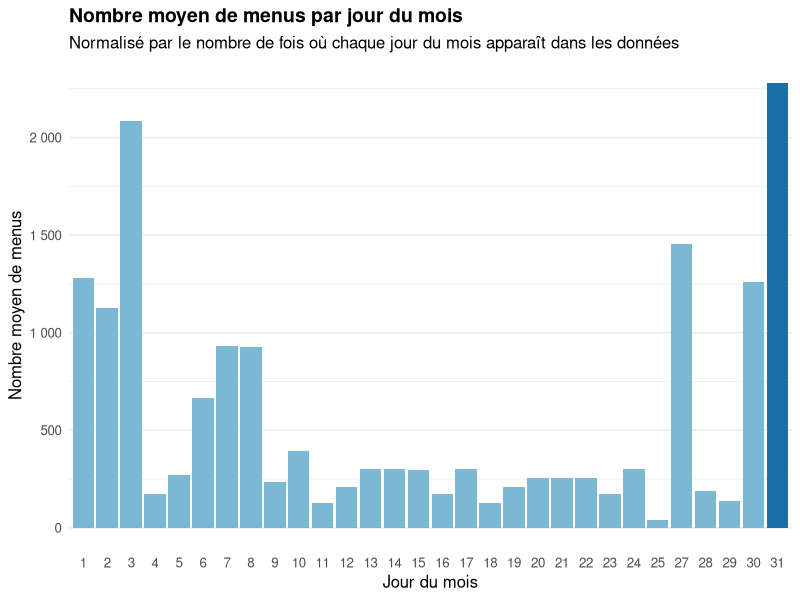
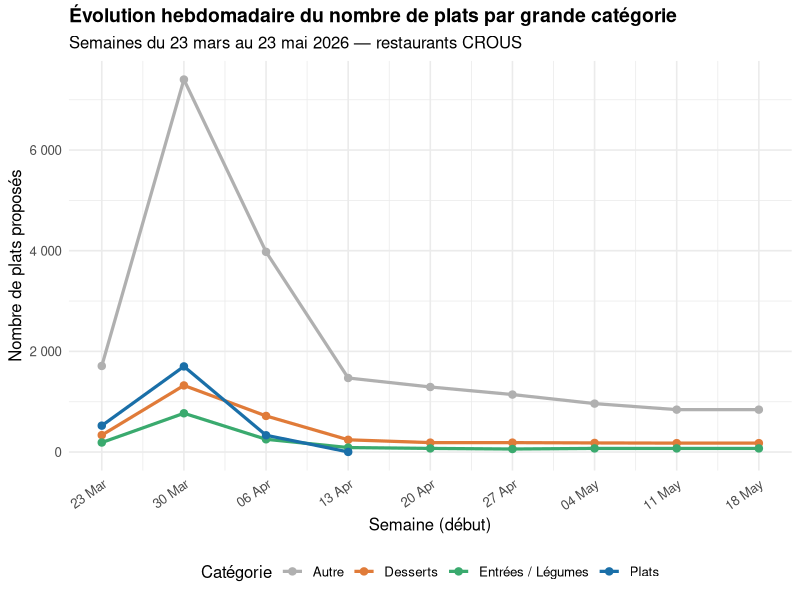
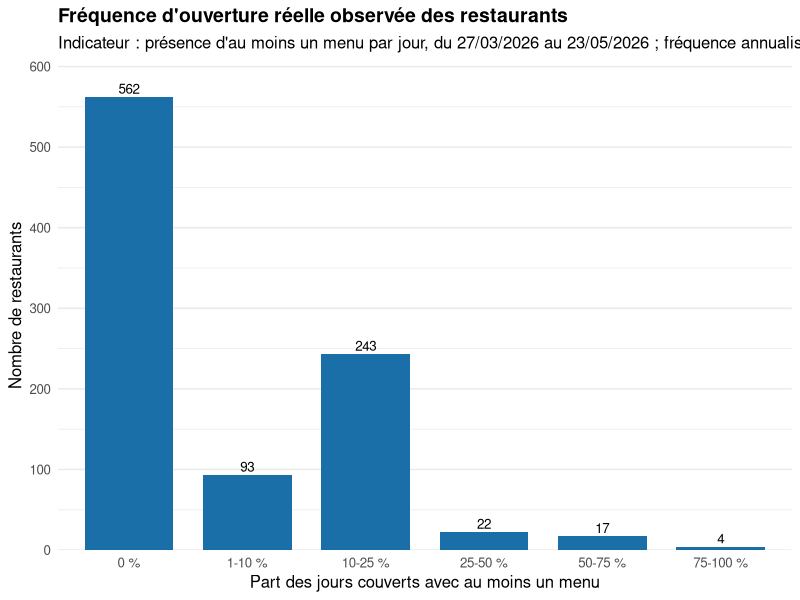
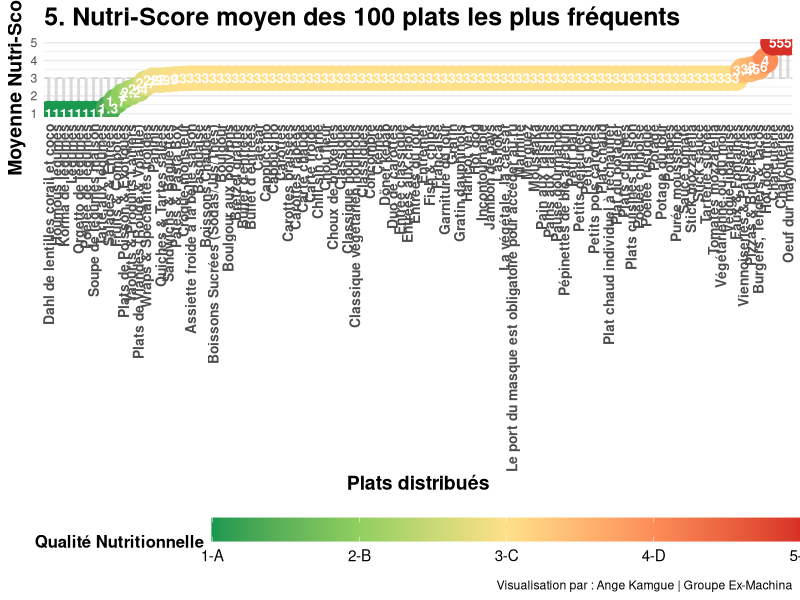
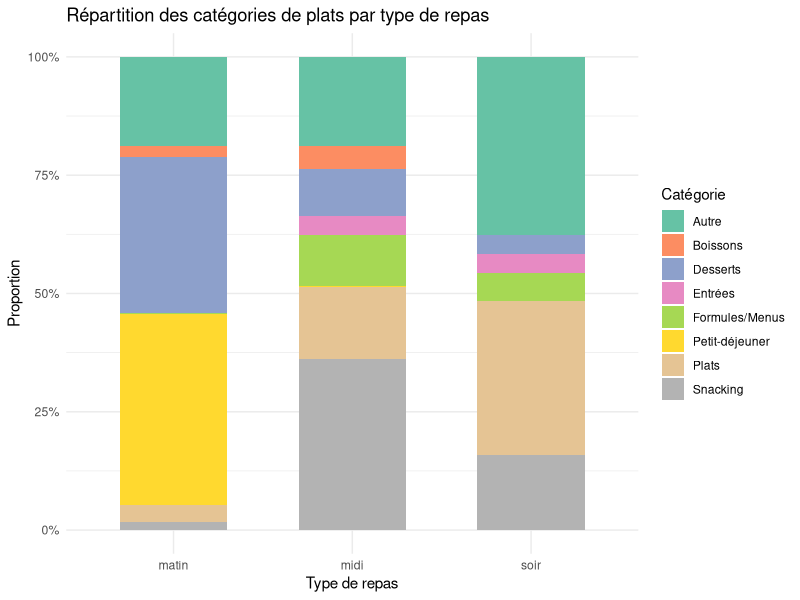
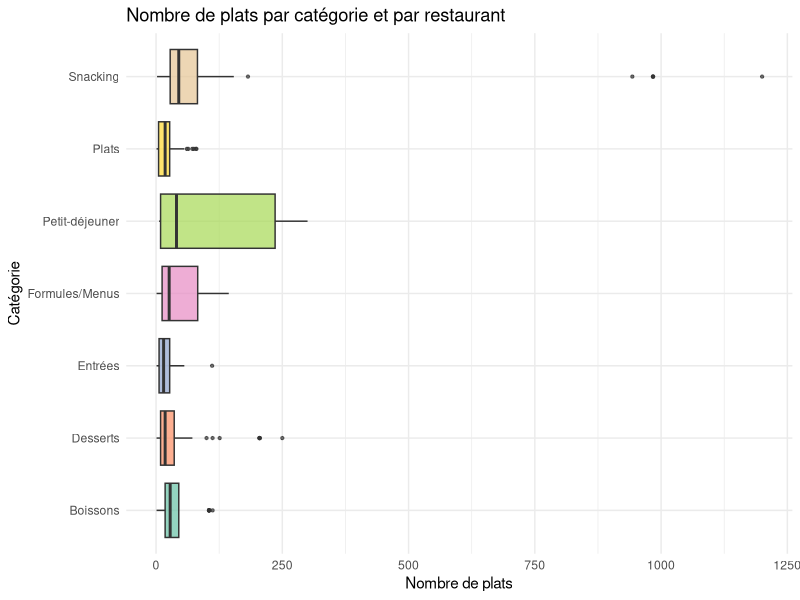
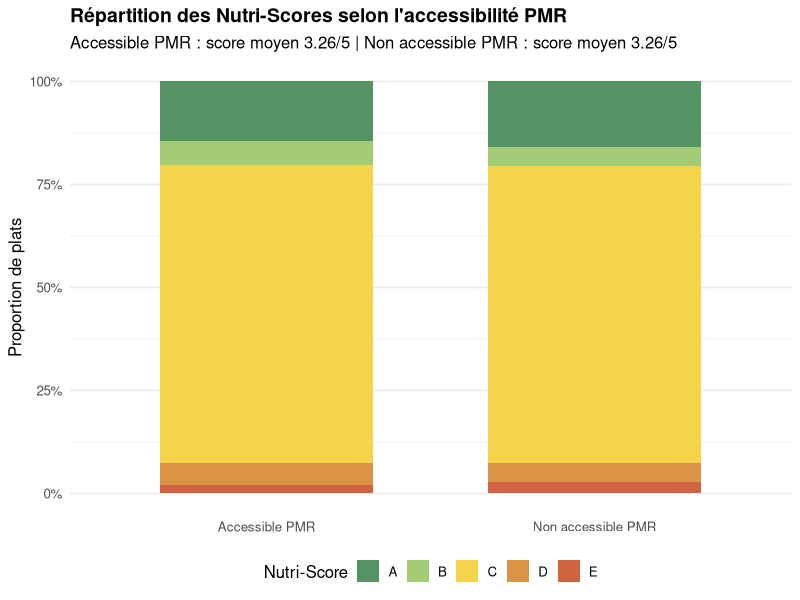
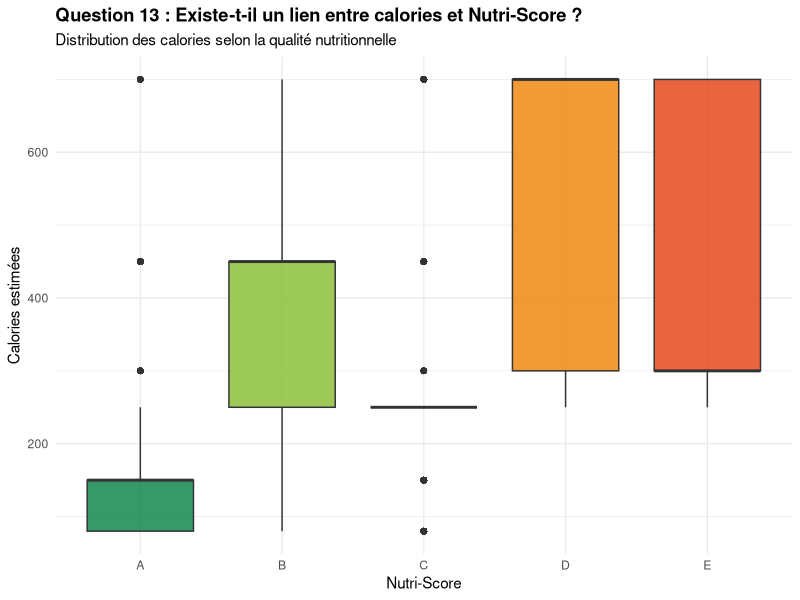

Recreate these plots in R, in order.
## ---- chunk 1
knitr::opts_chunk$set(echo = TRUE)
library(dplyr)
library(tibble)
library(ggplot2)
library(tidyr)
library(readr)
library(forcats)
library(scales)
## ---- chunk 2
library(dplyr)
library(ggplot2)
library(lubridate)
library(readr)
library(scales)

menus <- read_csv("../data/menus_complets_enrichis.csv", show_col_types = FALSE) %>%
  mutate(date = dmy(date))

# Nombre de jours observés par valeur de jour du mois (pour normaliser)
nb_jours_observes <- menus %>%
  distinct(date) %>%
  mutate(jour_mois = day(date)) %>%
  count(jour_mois, name = "nb_jours_obs")

# Agrégation : total de menus par jour du mois
menus_par_jour <- menus %>%
  mutate(jour_mois = day(date)) %>%
  count(jour_mois, name = "nb_menus") %>%
  left_join(nb_jours_observes, by = "jour_mois") %>%
  mutate(
    menus_normalises = nb_menus / nb_jours_obs,
    highlight = menus_normalises == max(menus_normalises)
  )

ggplot(menus_par_jour, aes(x = factor(jour_mois), y = menus_normalises, fill = highlight)) +
  geom_col(show.legend = FALSE) +
  scale_fill_manual(values = c("FALSE" = "#7ab8d4", "TRUE" = "#1a6fa8")) +
  scale_y_continuous(labels = comma_format(big.mark = " ")) +
  labs(
    title    = "Nombre moyen de menus par jour du mois",
    subtitle = "Normalisé par le nombre de fois où chaque jour du mois apparaît dans les données",
    x        = "Jour du mois",
    y        = "Nombre moyen de menus"
  ) +
  theme_minimal(base_size = 12) +
  theme(
    plot.title    = element_text(face = "bold", size = 14),
    panel.grid.major.x = element_blank()
  )
## ---- chunk 3
library(dplyr)
library(ggplot2)
library(lubridate)
library(readr)
library(scales)
library(stringr)

menus <- read_csv("../data/menus_complets_enrichis.csv", show_col_types = FALSE) %>%
  mutate(date = dmy(date))

# Regroupement des catégories en grandes familles
menus <- menus %>%
  mutate(
    categorie_groupe = case_when(
      str_detect(str_to_lower(categorie), "dessert|pâtisserie|patisserie|fruit|yaourt|fromage") ~ "Desserts",
      str_detect(str_to_lower(categorie), "entree|entrée|légume|legume|salade|soupe|potage")   ~ "Entrées / Légumes",
      str_detect(str_to_lower(categorie), "plat|viande|poisson|porc|bœuf|boeuf|poulet|pizza|pasta|burger") ~ "Plats",
      TRUE                                                                                        ~ "Autre"
    ),
    semaine_debut = floor_date(date, unit = "week", week_start = 1)
  )

# Agrégation par semaine et catégorie
evolution <- menus %>%
  count(semaine_debut, categorie_groupe, name = "nb_plats")

ggplot(evolution, aes(x = semaine_debut, y = nb_plats, color = categorie_groupe, group = categorie_groupe)) +
  geom_line(linewidth = 1.1) +
  geom_point(size = 2.2) +
  scale_x_date(date_labels = "%d %b", date_breaks = "1 week") +
  scale_y_continuous(labels = comma_format(big.mark = " ")) +
  scale_color_manual(
    values = c(
      "Plats"            = "#1a6fa8",
      "Desserts"         = "#e07b39",
      "Entrées / Légumes" = "#3aaa6e",
      "Autre"            = "#b0b0b0"
    )
  ) +
  labs(
    title    = "Évolution hebdomadaire du nombre de plats par grande catégorie",
    subtitle = "Semaines du 23 mars au 23 mai 2026 — restaurants CROUS",
    x        = "Semaine (début)",
    y        = "Nombre de plats proposés",
    color    = "Catégorie"
  ) +
  theme_minimal(base_size = 12) +
  theme(
    plot.title     = element_text(face = "bold", size = 14),
    legend.position = "bottom",
    axis.text.x    = element_text(angle = 35, hjust = 1)
  )
## ---- chunk 4
library(dplyr)
library(ggplot2)
library(lubridate)
library(readr)
library(scales)

menus <- read_csv("../data/menus_complets_enrichis.csv", show_col_types = FALSE) %>%
  mutate(date = dmy(date))

restaurants <- read_csv("../data/liste_restaurants.csv", show_col_types = FALSE)

periode <- menus %>%
  summarise(
    date_debut = min(date, na.rm = TRUE),
    date_fin   = max(date, na.rm = TRUE),
    nb_jours   = as.integer(date_fin - date_debut) + 1
  )

ouverture_reelle <- menus %>%
  distinct(restaurant_id, date) %>%
  count(restaurant_id, name = "jours_avec_menu") %>%
  right_join(
    restaurants %>% select(code, nom, type.libelle, region.libelle),
    by = c("restaurant_id" = "code")
  ) %>%
  mutate(
    jours_avec_menu = coalesce(jours_avec_menu, 0L),
    frequence_observee = jours_avec_menu / periode$nb_jours,
    jours_annualises = frequence_observee * 365,
    classe_frequence = cut(
      frequence_observee,
      breaks = c(-Inf, 0, 0.10, 0.25, 0.50, 0.75, Inf),
      labels = c("0 %", "1-10 %", "10-25 %", "25-50 %", "50-75 %", "75-100 %")
    )
  )

ggplot(ouverture_reelle, aes(x = classe_frequence)) +
  geom_bar(fill = "#1a6fa8", width = 0.75) +
  geom_text(
    stat = "count",
    aes(label = after_stat(count)),
    vjust = -0.35,
    size = 3.4
  ) +
  scale_y_continuous(labels = comma_format(big.mark = " "), expand = expansion(mult = c(0, 0.08))) +
  labs(
    title = "Fréquence d'ouverture réelle observée des restaurants",
    subtitle = paste0(
      "Indicateur : présence d'au moins un menu par jour, du ",
      format(periode$date_debut, "%d/%m/%Y"), " au ",
      format(periode$date_fin, "%d/%m/%Y"),
      " ; fréquence annualisée uniquement indicative"
    ),
    x = "Part des jours couverts avec au moins un menu",
    y = "Nombre de restaurants"
  ) +
  theme_minimal(base_size = 12) +
  theme(
    plot.title = element_text(face = "bold", size = 14),
    panel.grid.major.x = element_blank()
  )
## ---- chunk 5
#Question 5 : Quel est le Nutri-Score moyen des 100 plats les plus fréquents ?

library(tidyverse)
library(ggplot2)

menus <- read_csv("../data/menus_complets_enrichis.csv")

data_nutri <- menus %>%
  mutate(
    plat_test = iconv(str_to_lower(plat), to = "ASCII//TRANSLIT"),
    plat_test = str_squish(plat_test),
    # Conversion du Nutri-Score
    nutri_num = case_when(
      nutriscore == "A" ~ 1,
      nutriscore == "B" ~ 2,
      nutriscore == "C" ~ 3,
      nutriscore == "D" ~ 4,
      nutriscore == "E" ~ 5,
      TRUE ~ NA_real_
    )
  ) %>%
  # --- BLOC DE NETTOYAGE RADICAL ---
  filter(
    !str_detect(plat_test, "montreal|a emporter|telechargez|note douce|carte detaillee|inspiration du jour|simple & gourmand|manque plus que vous"),
    !str_detect(plat_test, "bon appetit|allergenes|consultez la carte|plat du jour|le dandy|les ameliores|hors d'oeuvre varies"),
    !str_detect(plat_test, "pain est compris|origine france|selon fabrication")
  ) %>%
  # Bloc de regroupement
  mutate(plat_general = case_when(
    str_detect(plat_test, "sandwich|baguette|complet|viennois|ciabatta|bagnat|jambon beurre|rosette|thon mayo|pain speciaux|pain suedois") ~ "Sandwichs & Baguettes",
    str_detect(plat_test, "burger|hamburger|tenders|box tenders|tacos|bacon butternut|chicken hawai") ~ "Burgers, Tenders & Tacos",
    str_detect(plat_test, "panini") ~ "Paninis",
    str_detect(plat_test, "wrap|nordiques") ~ "Wraps & Spécialités froides",
    str_detect(plat_test, "salade|cesar|santorin|bowl|crudites|nicoise|taboule|surimi|coleslaw|oeufs mayo") ~ "Salades & Entrées",
    str_detect(plat_test, "pasta|pate|bolognaise|carbonara|napolitaine|pesto|sodebo|fusilli|penne|coquillette|macaroni|torsade") ~ "Pâtes & Pasta Box",
    str_detect(plat_test, "pizza|margherita|bruchetta") ~ "Pizzas & Bruschettas",
    str_detect(plat_test, "croque[- ]monsieur|croques monsieur") ~ "Croque-monsieur",
    str_detect(plat_test, "quiche|tarte salee|lorraine|chevre|courgette") ~ "Quiches & Tartes salées",
    str_detect(plat_test, "poulet|tikka|curry|cajun|teriyaki|nuggets|escalope|cordon bleu|dinde|carbonade|viande|boeuf|chili con carne") ~ "Plats de Viandes (Rouge & Volaille)",
    str_detect(plat_test, "poisson|saumon|bordelaise|colin|macha ko tharkari") ~ "Plats de Poisson & Exotiques",
    str_detect(plat_test, "yaourt|laitage|fromage blanc|entremets|verre de lait") ~ "Yaourts & Produits Laitiers",
    str_detect(plat_test, "cookie|muffin|beignet|donut|brownie|patisserie|viennoiserie|croissant|pain au chocolat|choco suisse|palmier|gateau|crepe|nutella|biscuit|tartelette") ~ "Viennoiseries & Pâtisseries",
    str_detect(plat_test, "fruit|compote|pomme|banane|orange|confiture") ~ "Fruits & Compotes",
    str_detect(plat_test, "eau |fontaine|cristaline|vittel|volvic|perrier|gazeuse|plate") ~ "Eaux & Fontaines",
    str_detect(plat_test, "coca|soda|red bull|monster|oasis|fuzz|minute maid|jus de|the aromatise|the nature|canette") ~ "Boissons Sucrées (Sodas/Jus/Thés)",
    str_detect(plat_test, "cafe|expresso|latte|macchiato|capuccino|moccaccino|chocolat chaud") ~ "Boissons Chaudes",
    TRUE ~ plat 
  ))

# 2. Calcul du Top 100 et de leur Nutri-Score moyen
top_100_nutri <- data_nutri %>%
  group_by(plat_general) %>%
  summarise(
    n = n(),
    nutri_moyen = mean(nutri_num, na.rm = TRUE)
  ) %>%
  filter(!is.na(nutri_moyen)) %>%
  # Suppression manuelle des dernières miettes si nécessaire
  filter(!plat_general %in% c("Frites", "Chips, pringles", "Chips natures ou aromatisées")) %>%
  arrange(desc(n)) %>%
  head(100)

# 3. Préparation pour le graphique
top_100_nutri_div <- top_100_nutri %>%
  mutate(nutri_label = round(nutri_moyen, 1)) %>%
  arrange(nutri_moyen)


# Visualisation
# Création du graphique "Divergent Lollipop"
# Visualisation
p_vertical <- ggplot(top_100_nutri_div, aes(x = reorder(plat_general, nutri_moyen), y = nutri_moyen)) +
  geom_hline(yintercept = 3, linetype = "dashed", color = "grey80") +
  
  geom_segment(aes(xend = plat_general, y = 3, yend = nutri_moyen), 
               color = "grey85", size = 1) + # Tige légèrement plus épaisse
  
  geom_point(aes(color = nutri_moyen), size = 8) + # Bulles plus grandes (de 5 à 8)
  
  # 1. Augmentation du texte DANS les bulles (size de 1.5 à 3.5)
  geom_text(aes(label = nutri_label), color = "white", size = 3.5, fontface = "bold") +
  
  scale_color_gradientn(
    colors = c("#1a9850", "#91cf60", "#fee08b", "#fc8d59", "#d73027"),
    limits = c(1, 5), 
    breaks = c(1, 2, 3, 4, 5),             
    labels = c("1-A", "2-B", "3-C", "4-D", "5-E"), 
    name = "Qualité Nutritionnelle"
  ) +
  
  theme_minimal() +
  labs(
    title = "5. Nutri-Score moyen des 100 plats les plus fréquents",
    x = "Plats distribués", 
    y = "Moyenne Nutri-Score",
    caption = "Visualisation par : Ange Kamgue | Groupe Ex-Machina"
  ) +
  theme(
    # 2. Augmentation des noms des plats en bas (size de 6 à 10 + gras)
    axis.text.x = element_text(angle = 90, vjust = 0.5, hjust = 1, size = 10, face = "bold"),
    
    # 3. Augmentation des titres des axes et du graphique
    axis.title = element_text(size = 14, face = "bold"),
    plot.title = element_text(size = 18, face = "bold"),
    
    panel.grid.major.x = element_blank(),
    legend.position = "bottom",
    
    # 4. Augmentation de la taille du texte de la légende
    legend.key.width = unit(3, "cm"),
    legend.title = element_text(size = 12, face = "bold"),
    legend.text = element_text(size = 11)
  )

# Affichage (Assure-toi que ton chunk a fig.width=20 ou plus)
print(p_vertical)

## ---- chunk 6
# Dictionnaire de regroupement des catégories
groupes <- c(
  "Entrées"        = "entr",
  "Plats"          = "plat|chaud|accompagne|grillade",
  "Desserts"       = "dessert|douceur|patisserie|compote|yaourt",
  "Boissons"       = "boisson|cafe|froid",
  "Snacking"       = "sandwich|panini|snacking|salade",
  "Formules/Menus" = "formule|menu",
  "Petit-déjeuner" = "viennois|petit.dej"
)

# Fonction de regroupement
classer <- function(categorie) {
  cat_lower <- tolower(categorie)
  for (groupe in names(groupes)) {
    if (str_detect(cat_lower, groupes[groupe])) return(groupe)
  }
  return("Autre")
}

# Calcul des proportions
structure_repas <- menus %>%
  mutate(categorie_groupe = map_chr(categorie, classer)) %>%
  group_by(repas, categorie_groupe) %>%
  summarise(n = n(), .groups = "drop") %>%
  group_by(repas) %>%
  mutate(proportion = n / sum(n))

# Visualisation
ggplot(structure_repas,
       aes(x = repas, y = proportion, fill = categorie_groupe)) +
  geom_col(position = "fill", width = 0.6) +
  scale_y_continuous(labels = scales::percent_format()) +
  scale_fill_brewer(palette = "Set2", name = "Catégorie") +
  labs(
    title = "Répartition des catégories de plats par type de repas",
    x     = "Type de repas",
    y     = "Proportion"
  ) +
  theme_minimal(base_size = 11)
## ---- chunk 7
nb_plats_cat <- menus %>%
  mutate(categorie_groupe = map_chr(categorie, classer)) %>%
  filter(categorie_groupe != "Autre") %>%
  group_by(restaurant_id, categorie_groupe) %>%
  summarise(nb_plats = n(), .groups = "drop")

ggplot(nb_plats_cat,
       aes(x = categorie_groupe, y = nb_plats, fill = categorie_groupe)) +
  geom_boxplot(outlier.size = 0.8, alpha = 0.7, show.legend = FALSE) +
  scale_fill_brewer(palette = "Set2") +
  coord_flip() +
  labs(
    title = "Nombre de plats par catégorie et par restaurant",
    x     = "Catégorie",
    y     = "Nombre de plats"
  ) +
  theme_minimal(base_size = 11)
## ---- chunk 8
library(dplyr)
library(ggplot2)
library(readr)
library(scales)

menus <- read_csv("../data/menus_complets_enrichis.csv", show_col_types = FALSE)
restaurants <- read_csv("../data/liste_restaurants.csv", show_col_types = FALSE)

pmr_nutri <- menus %>%
  filter(nutriscore %in% c("A", "B", "C", "D", "E")) %>%
  left_join(
    restaurants %>% select(code, ispmr),
    by = c("restaurant_id" = "code")
  ) %>%
  filter(!is.na(ispmr)) %>%
  mutate(
    accessibilite = if_else(ispmr, "Accessible PMR", "Non accessible PMR"),
    nutriscore = factor(nutriscore, levels = c("A", "B", "C", "D", "E")),
    score_sante = case_when(
      nutriscore == "A" ~ 5,
      nutriscore == "B" ~ 4,
      nutriscore == "C" ~ 3,
      nutriscore == "D" ~ 2,
      nutriscore == "E" ~ 1,
      TRUE ~ NA_real_
    )
  )

scores_moyens <- pmr_nutri %>%
  group_by(accessibilite) %>%
  summarise(score_moyen = mean(score_sante), .groups = "drop")

subtitle_q9 <- paste(
  paste0(scores_moyens$accessibilite, " : score moyen ", round(scores_moyens$score_moyen, 2), "/5"),
  collapse = " | "
)

ggplot(pmr_nutri, aes(x = accessibilite, fill = nutriscore)) +
  geom_bar(position = "fill", width = 0.65) +
  scale_y_continuous(labels = percent_format(accuracy = 1)) +
  scale_fill_manual(
    values = c(
      "A" = "#549464",
      "B" = "#a3cc75",
      "C" = "#f5d44c",
      "D" = "#db9346",
      "E" = "#cf6342"
    ),
    name = "Nutri-Score"
  ) +
  labs(
    title = "Répartition des Nutri-Scores selon l'accessibilité PMR",
    subtitle = subtitle_q9,
    x = NULL,
    y = "Proportion de plats"
  ) +
  theme_minimal(base_size = 12) +
  theme(
    plot.title = element_text(face = "bold", size = 14),
    legend.position = "bottom",
    panel.grid.major.x = element_blank()
  )
## ---- chunk 9
library(dplyr)
library(ggplot2)
library(readr)

menus <- read_csv("../data/menus_complets_enrichis.csv")

# Nettoyage
df <- menus %>%
  filter(
    !is.na(nutriscore),
    !is.na(calories_estimees)
  ) %>%
  filter(
    nutriscore %in% c("A", "B", "C", "D", "E")
  )

# Boxplot
ggplot(df,
       aes(
         x = nutriscore,
         y = calories_estimees,
         fill = nutriscore
       )) +
  
  geom_boxplot(alpha = 0.8) +
  
  scale_fill_manual(
    values = c(
      "A" = "#038141",
      "B" = "#85BB2F",
      "C" = "#FECB02",
      "D" = "#EE8100",
      "E" = "#E63E11"
    )
  ) +
  
  labs(
    title = "Question 13 : Existe-t-il un lien entre calories et Nutri-Score ?",
    subtitle = "Distribution des calories selon la qualité nutritionnelle",
    x = "Nutri-Score",
    y = "Calories estimées"
  ) +
  
  theme_minimal() +
  theme(
    legend.position = "none",
    plot.title = element_text(face = "bold")
  )

## ---- chunk 10
# Préparation des données

library(tidyverse)

menus <- read_csv("../data/menus_complets_enrichis.csv")

menus_clean <- menus %>%
  filter(!is.na(impact_carbone)) %>%
  mutate(impact_carbone = str_to_lower(impact_carbone))

eco_score <- menus_clean %>%
  group_by(restaurant_id) %>%
  summarise(
    total_plats = n(),
    plats_bas_carbone = sum(impact_carbone == "bas"),
    part_bas_carbone = plats_bas_carbone / total_plats
  )

# Chargement des restaurants
restaurants <- read_csv("../data/liste_restaurants.csv")

# Jointure des scores environnementaux avec les informations des restaurants
eco_score_named <- eco_score %>%
  left_join(restaurants, by = c("restaurant_id" = "code")) %>%
  select(restaurant_id, nom, region.libelle, part_bas_carbone)

# Analyse globale : comparaison entre restaurants

ggplot(eco_score_named,
       aes(x = reorder(nom, part_bas_carbone),
           y = part_bas_carbone)) +
  geom_col(fill = "darkgreen") +
  coord_flip() +
  scale_y_continuous(labels = scales::percent_format()) +
  labs(
    title = "Part de plats à faible impact carbone par restaurant",
    x = "Restaurant",
    y = "Part de plats à faible impact carbone"
  ) +
  theme_minimal()
## ---- chunk 11
# a) Restaurants les plus écoresponsables (Top 20)

top_eco_restaurants <- eco_score_named %>%
  arrange(desc(part_bas_carbone)) %>%
  slice_head(n = 20)

ggplot(top_eco_restaurants,
       aes(x = reorder(nom, part_bas_carbone),
           y = part_bas_carbone)) +
  geom_col(fill = "darkgreen") +
  coord_flip() +
  scale_y_continuous(labels = scales::percent_format()) +
  labs(
    title = "Restaurants les plus écoresponsables",
    x = "Restaurant",
    y = "Part de plats à faible impact carbone"
  ) +
  theme_minimal()
## ---- chunk 12
# b) Restaurants les moins écoresponsables (Bottom 20)

bottom_eco_restaurants <- eco_score_named %>%
  arrange(part_bas_carbone) %>%
  slice_head(n = 20)

ggplot(bottom_eco_restaurants,
       aes(x = reorder(nom, part_bas_carbone),
           y = part_bas_carbone)) +
  geom_col(fill = "firebrick") +
  coord_flip() +
  scale_y_continuous(labels = scales::percent_format()) +
  labs(
    title = "Restaurants les moins écoresponsables",
    subtitle = "Plus faible proportion de plats à faible impact carbone",
    x = "Restaurant",
    y = "Part de plats à impact carbone bas"
  ) +
  theme_minimal()
## ---- chunk 13
seuil <- 0.90  # 80 %

#  Distribution globale avec seuil

ggplot(eco_score_named, aes(x = part_bas_carbone)) +
  geom_histogram(bins = 20, fill = "grey70", color = "white") +
  geom_vline(xintercept = seuil, color = "red", linetype = "dashed") +
  scale_x_continuous(labels = scales::percent_format()) +
  labs(
    title = "Distribution des restaurants selon leur part de plats bas carbone",
    subtitle = paste("Seuil fixé à", seuil * 100, "%"),
    x = "Part de plats à faible impact carbone",
    y = "Nombre de restaurants"
  ) +
  theme_minimal()

# Nombre de restaurants au-dessus / en dessous du seuil

repartition_seuil <- eco_score_named %>%
  summarise(
    total_restaurants = n(),
    nb_en_dessous = sum(part_bas_carbone < seuil),
    nb_au_dela = sum(part_bas_carbone >= seuil),
    part_au_dela = nb_au_dela / total_restaurants
  )

repartition_seuil
## ---- chunk 14
library(dplyr)
library(ggplot2)
library(readr)
library(forcats)

# ── Chargement ──────────────────────────────────────────────────────────────
restaurants <- read_csv("../data/liste_restaurants.csv", show_col_types = FALSE)
menus       <- read_csv("../data/menus_complets_enrichis.csv", show_col_types = FALSE)

# ── Jointure et filtrage ────────────────────────────────────────────────────
df <- menus %>%
  left_join(
    restaurants %>% select(code, region = "region.libelle"),
    by = c("restaurant_id" = "code")
  ) %>%
  filter(!is.na(region))

# Exclure les régions avec un seul restaurant (non représentatives)
regions_valides <- df %>%
  group_by(region) %>%
  summarise(n_rest = n_distinct(restaurant_id), .groups = "drop") %>%
  filter(n_rest >= 2) %>%          # ≥ 2 restaurants pour être conservée
  pull(region)

df <- df %>% filter(region %in% regions_valides)

## ---- chunk 15
# Métrique : plats distincts par restaurant
diversite_norm <- df %>%
  group_by(region) %>%
  summarise(
    n_plats_distincts = n_distinct(plat),
    n_restaurants     = n_distinct(restaurant_id),
    plats_par_resto   = n_plats_distincts / n_restaurants,
    .groups = "drop"
  ) %>%
  mutate(region = fct_reorder(region, plats_par_resto))

ggplot(diversite_norm, aes(x = plats_par_resto, y = region, fill = plats_par_resto)) +
  geom_col(show.legend = FALSE, width = 0.75) +
  geom_text(
    aes(label = sprintf("%.1f", plats_par_resto)),
    hjust = -0.15, size = 3.2, color = "grey30"
  ) +
  geom_vline(
    xintercept = mean(diversite_norm$plats_par_resto),
    linetype = "dashed", color = "firebrick", linewidth = 0.8
  ) +
  annotate(
    "text", x = mean(diversite_norm$plats_par_resto) + 0.3,
    y = 1.5, label = "Moyenne", color = "firebrick", size = 3.2, hjust = 0
  ) +
  scale_fill_gradient(low = "#b7dde8", high = "#1a6fa8") +
  scale_x_continuous(expand = expansion(mult = c(0, 0.15))) +
  labs(
    title    = "Diversité normalisée : plats distincts par restaurant et par région",
    subtitle = "Corrige le biais de taille — les grandes régions ne sont plus avantagées",
    x        = "Nombre moyen de plats distincts par restaurant",
    y        = NULL
  ) +
  theme_minimal(base_size = 12) +
  theme(
    plot.title         = element_text(face = "bold", size = 14),
    panel.grid.major.y = element_blank()
  )
## ---- chunk 16
# Entropie de Shannon par restaurant
shannon_entropy <- function(x) {
  counts <- table(x)
  probs  <- counts / sum(counts)
  probs  <- probs[probs > 0]
  -sum(probs * log2(probs))
}

shannon_par_resto <- df %>%
  group_by(region, restaurant_id) %>%
  summarise(shannon = shannon_entropy(plat), .groups = "drop")

shannon_par_region <- shannon_par_resto %>%
  group_by(region) %>%
  summarise(
    shannon_moyen = mean(shannon),
    shannon_sd    = sd(shannon),
    n_rest        = n(),
    .groups = "drop"
  ) %>%
  mutate(
    region  = fct_reorder(region, shannon_moyen),
    # Intervalle indicatif à 95 %. L'approximation normale évite les segments
    # illisibles lorsque certaines régions ont très peu de restaurants.
    shannon_se = shannon_sd / sqrt(n_rest),
    ic_low     = pmax(0, shannon_moyen - 1.96 * shannon_se),
    ic_high    = shannon_moyen + 1.96 * shannon_se
  )

ggplot(shannon_par_region,
       aes(x = shannon_moyen, y = region)) +
  geom_segment(
    aes(x = ic_low, xend = ic_high, yend = region),
    color = "#b7cfe2", linewidth = 1.1, alpha = 0.8
  ) +
  geom_point(aes(color = shannon_moyen), size = 4, show.legend = FALSE) +
  geom_vline(
    xintercept = mean(shannon_par_region$shannon_moyen),
    linetype = "dashed", color = "firebrick", linewidth = 0.8
  ) +
  annotate(
    "text", x = mean(shannon_par_region$shannon_moyen) + 0.05,
    y = 1.5, label = "Moyenne", color = "firebrick", size = 3.2, hjust = 0
  ) +
  scale_color_gradient(low = "#b7dde8", high = "#1a6fa8") +
  scale_x_continuous(
    limits = c(0, max(shannon_par_region$ic_high, na.rm = TRUE) * 1.08),
    expand = expansion(mult = c(0, 0.02))
  ) +
  labs(
    title    = "Entropie de Shannon moyenne par région",
    subtitle = "Mesure l'équilibre de la distribution des plats au sein de chaque restaurant\nLes segments représentent un intervalle indicatif à 95 %",
    x        = "Entropie de Shannon moyenne (bits)",
    y        = NULL
  ) +
  theme_minimal(base_size = 12) +
  theme(
    plot.title         = element_text(face = "bold", size = 14),
    panel.grid.major.y = element_blank()
  )
## ---- chunk 17
library(dplyr)
library(ggplot2)
library(readr)
library(forcats)
library(scales)

restaurants <- read_csv("../data/liste_restaurants.csv", show_col_types = FALSE)

accessibilite_pmr <- restaurants %>%
  filter(!is.na(`region.libelle`), !is.na(ispmr)) %>%
  group_by(region = `region.libelle`) %>%
  summarise(
    n_restaurants = n_distinct(code),
    n_pmr = sum(ispmr),
    pct_pmr = n_pmr / n_restaurants,
    .groups = "drop"
  ) %>%
  filter(n_restaurants >= 2) %>%
  mutate(
    region = fct_reorder(region, pct_pmr),
    label = paste0(percent(pct_pmr, accuracy = 1), " (", n_pmr, "/", n_restaurants, ")"),
    hjust_label = if_else(pct_pmr >= 0.92, 1.05, -0.08),
    x_label = if_else(pct_pmr >= 0.92, pct_pmr - 0.02, pct_pmr)
  )

moyenne_pmr <- sum(accessibilite_pmr$n_pmr) / sum(accessibilite_pmr$n_restaurants)

ggplot(accessibilite_pmr, aes(x = pct_pmr, y = region, fill = pct_pmr)) +
  geom_col(width = 0.72, show.legend = FALSE) +
  geom_vline(
    xintercept = moyenne_pmr,
    linetype = "dashed", color = "firebrick", linewidth = 0.8
  ) +
  geom_text(
    aes(x = x_label, label = label, hjust = hjust_label),
    size = 3.2, color = "grey25"
  ) +
  annotate(
    "text",
    x = moyenne_pmr + 0.015,
    y = 1.3,
    label = "Moyenne",
    color = "firebrick",
    size = 3.2,
    hjust = 0
  ) +
  scale_x_continuous(
    labels = percent_format(accuracy = 1),
    limits = c(0, 1),
    expand = expansion(mult = c(0, 0.02))
  ) +
  scale_fill_gradient(low = "#b7dde8", high = "#1a6fa8") +
  labs(
    title = "Part de restaurants accessibles PMR par région",
    subtitle = "Les étiquettes indiquent le pourcentage et le ratio restaurants accessibles / restaurants renseignés",
    x = "Restaurants accessibles PMR",
    y = NULL
  ) +
  theme_minimal(base_size = 12) +
  theme(
    plot.title = element_text(face = "bold", size = 14),
    panel.grid.major.y = element_blank()
  )
## ---- chunk 18
library(dplyr)
library(ggplot2)
library(readr)
library(scales)

menus      <- read_csv("../data/menus_complets_enrichis.csv", show_col_types = FALSE)
restaurants <- read_csv("../data/liste_restaurants.csv",       show_col_types = FALSE)

# Statistiques de fiabilité par restaurant
fiabilite <- menus %>%
  group_by(restaurant_id) %>%
  summarise(
    nb_plats           = n(),
    nb_scores_distincts = n_distinct(nutriscore),
    pct_C              = mean(nutriscore == "C") * 100,
    .groups            = "drop"
  ) %>%
  filter(nb_plats >= 10) %>%
  left_join(
    restaurants %>% select(code, nom),
    by = c("restaurant_id" = "code")
  ) %>%
  mutate(
    suspect = pct_C >= 90 & nb_scores_distincts == 1,
    label   = if_else(suspect & nb_plats >= 80, nom, NA_character_)
  )

# Graphique : scatter pct_C vs nb_scores_distincts, taille = nb_plats
ggplot(fiabilite,
       aes(x = nb_scores_distincts, y = pct_C,
           size = nb_plats, color = suspect)) +
  geom_jitter(alpha = 0.65, width = 0.15, height = 0.5) +
  geom_hline(yintercept = 90, linetype = "dashed", color = "firebrick", linewidth = 0.8) +
  ggrepel::geom_label_repel(
    aes(label = label),
    size = 2.8, color = "firebrick", fill = "white",
    box.padding = 0.4, max.overlaps = 12, show.legend = FALSE
  ) +
  scale_color_manual(
    values = c("FALSE" = "#7ab8d4", "TRUE" = "firebrick"),
    labels = c("FALSE" = "Données cohérentes", "TRUE" = "Suspect (≥90 % de C, 1 seul score)")
  ) +
  scale_size_continuous(range = c(2, 10), breaks = c(10, 50, 100, 500)) +
  scale_y_continuous(labels = function(x) paste0(x, " %")) +
  labs(
    title    = "Fiabilité des données nutritionnelles par restaurant",
    subtitle = paste0(
      "Restaurants avec ≥ 10 plats — ",
      sum(fiabilite$suspect), " sur ", nrow(fiabilite),
      " présentent un profil suspect (≥ 90 % de Nutri-Score C, 1 valeur unique)"
    ),
    x        = "Nombre de Nutri-Scores distincts utilisés",
    y        = "Proportion de plats avec Nutri-Score C",
    color    = NULL,
    size     = "Nombre de plats"
  ) +
  theme_minimal(base_size = 12) +
  theme(
    plot.title     = element_text(face = "bold", size = 14),
    legend.position = "bottom"
  )
## ---- chunk 19
# Table des restaurants les plus suspects
fiabilite %>%
  filter(suspect) %>%
  arrange(desc(nb_plats)) %>%
  slice_head(n = 15) %>%
  select(
    `Restaurant`             = nom,
    `ID`                     = restaurant_id,
    `Nb plats`               = nb_plats,
    `% Nutri-Score C`        = pct_C,
    `Scores distincts`       = nb_scores_distincts
  ) %>%
  knitr::kable(
    caption = "Top 15 des restaurants au profil nutritionnel suspect",
    digits  = 1
  )
## ---- chunk 20


library(tidyverse)

# Chargement
menus <- read.csv("../data/menus_complets_enrichis.csv")

# Nettoyage des données
df_clean <- menus %>%
  filter(
    !is.na(style_culinaire),
    style_culinaire != "",
    !is.na(nutriscore),
    nutriscore != ""
  )

# Regrouper les styles trop rares
top_styles <- df_clean %>%
  count(style_culinaire, sort = TRUE) %>%
  top_n(10, n) %>%
  pull(style_culinaire)

df_clean <- df_clean %>%
  mutate(style_culinaire = ifelse(style_culinaire %in% top_styles,
                                  style_culinaire,
                                  "Autres"))

# Ordre des nutriscores
df_clean$nutriscore <- factor(df_clean$nutriscore,
                              levels = c("A", "B", "C", "D", "E"))

# Visualisation (Stackbar)
ggplot(df_clean, aes(x = style_culinaire, fill = nutriscore)) +
  geom_bar(position = "fill", width = 0.6) +
  scale_y_continuous(labels = scales::percent_format()) +
  scale_fill_manual(
    values = c(
      "A" = "#549464", 
      "B" = "#a3cc75", 
      "C" = "#f5d44c", 
      "D" = "#db9346", 
      "E" = "#cf6342"
    ),
    name = "Nutri-Score"
  ) +
  labs(
    title = "Répartition du Nutri-Score selon le style culinaire",
    x = "Style culinaire",
    y = "Proportion de plats"
  ) +
  theme_minimal(base_size = 11) +
  theme(
    axis.text.x = element_text(angle = 45, hjust = 1)
  )
## ---- chunk 21

library(dplyr)
library(ggplot2)
library(readr)
library(lubridate)

menus <- read_csv(
  "../data/menus_complets_enrichis.csv",
  show_col_types = FALSE
)

restaurants <- read_csv(
  "../data/liste_restaurants.csv",
  show_col_types = FALSE
)
# Jointure pour récupérer le nom du restaurant
data <- menus %>%
  left_join(
    restaurants %>%
      select(code, nom),
    by = c("restaurant_id" = "code")
  )

pareto <- data %>%
  count(plat, sort = TRUE) %>%
  mutate(
    part = n / sum(n),
    part_cum = cumsum(part)
  )
pareto <- data %>%
  count(plat, sort = TRUE) %>%
  mutate(
    part_cum = cumsum(n) / sum(n)
  ) %>%
  filter(part_cum <= 0.80)

ggplot(pareto, aes(x = reorder(plat, -n))) + geom_col(aes(y = n), fill = "#1a6fa8") + geom_line(aes(y = part_cum * max(n), group = 1), color = "red", linewidth = 1) + geom_point(aes(y = part_cum * max(n)), color = "red") + scale_y_continuous( name = "Fréquence des plats", sec.axis = sec_axis(~ . / max(pareto$n), name = "Proportion cumulée") ) + labs( title = "Concentration de l’offre culinaire (loi de Pareto)", subtitle = "Une minorité de plats concentre-t-elle la majorité des occurrences ?", x = "Plats (classés par fréquence)" ) + theme_minimal() + theme(axis.text.x = element_blank())
